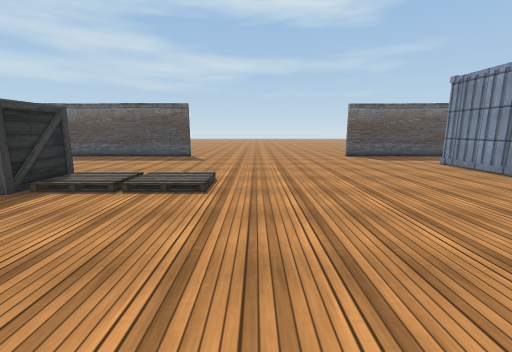
View 1 (above)

20 first-person views from a walk through a Unity game level. The camera is 1.3 m above the floor, tilts 10° down and sees 90° across. The floor is counted in squares, 1 m on a side. Each view is taken from the middle of a square. On the plan, view 1 faces up. The plan holds only what a view shows up to about 13 squares ahead; the rest is blank. The place goes on beyond the plan. The player is left out. Some surface patterns are stand-ins.

View 2
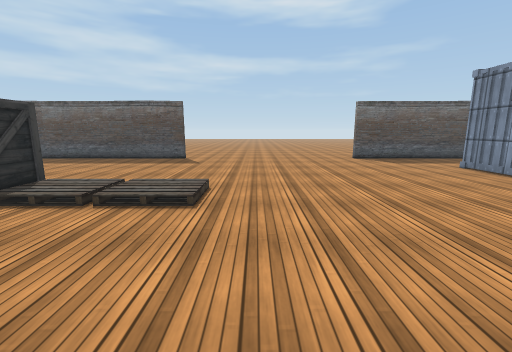

View 3
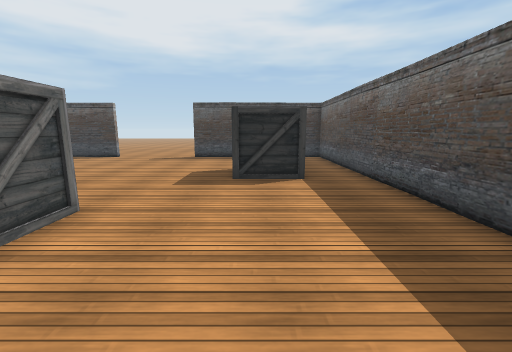

View 4
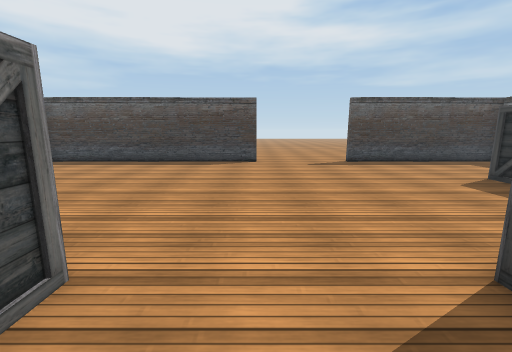

View 5
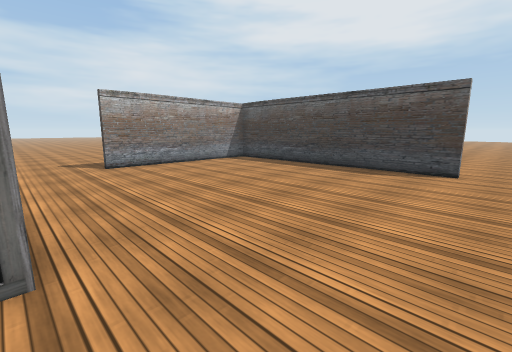

View 6
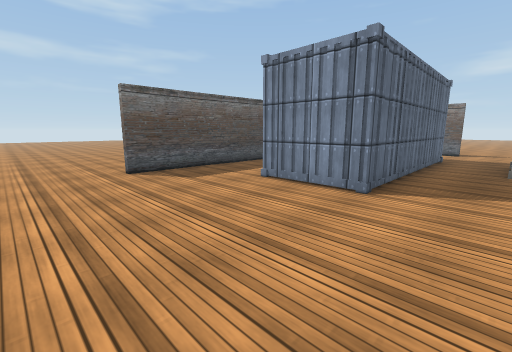

View 7
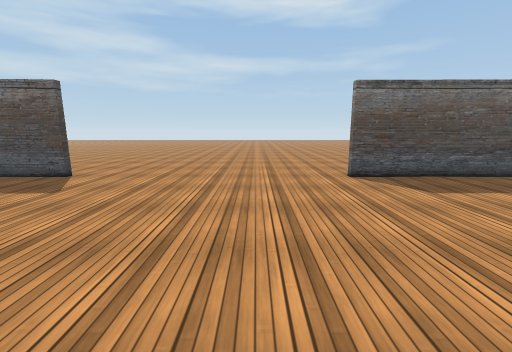

View 8
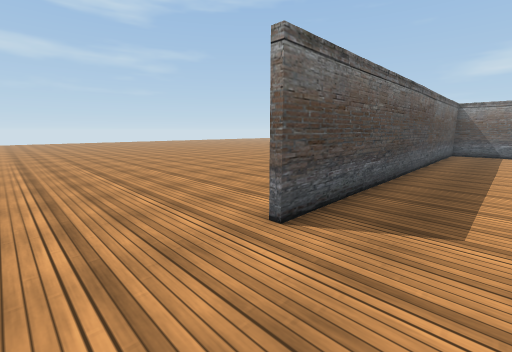

View 9
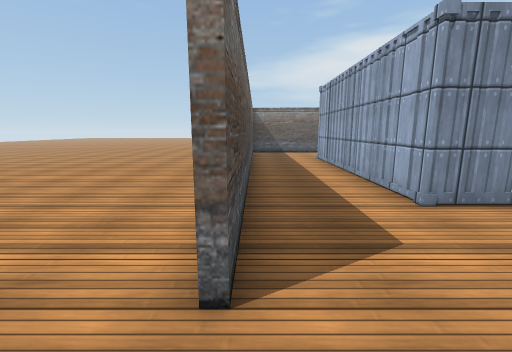

View 10
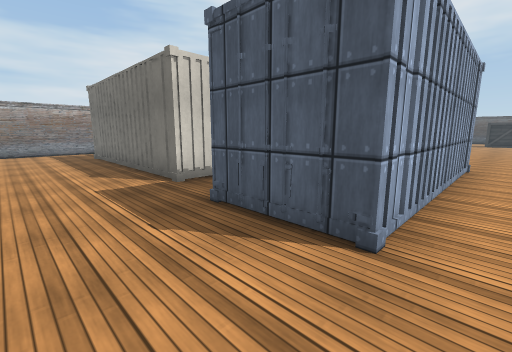

View 11
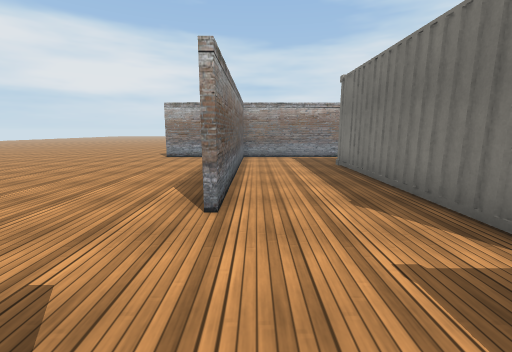

View 12
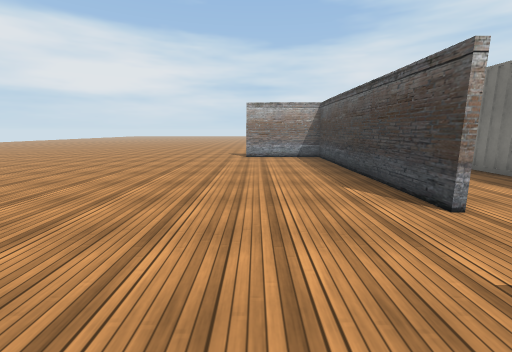

View 13
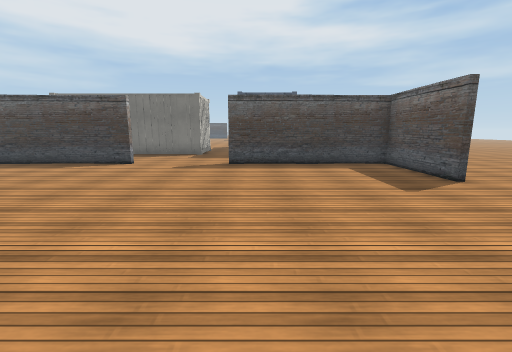

View 14
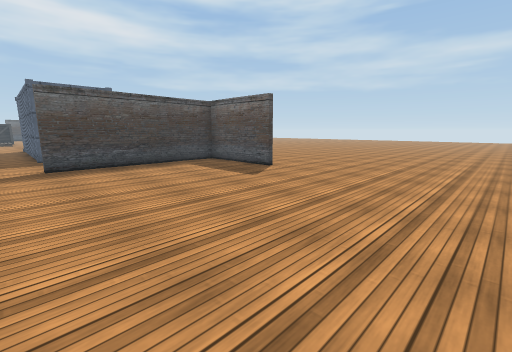

View 15
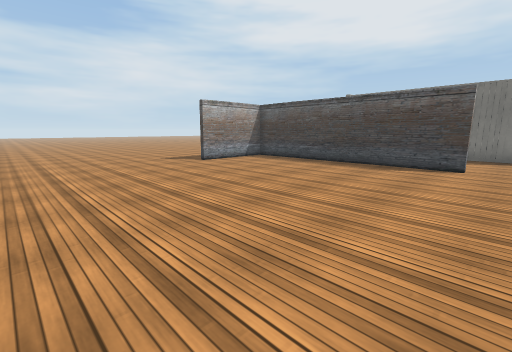

View 16
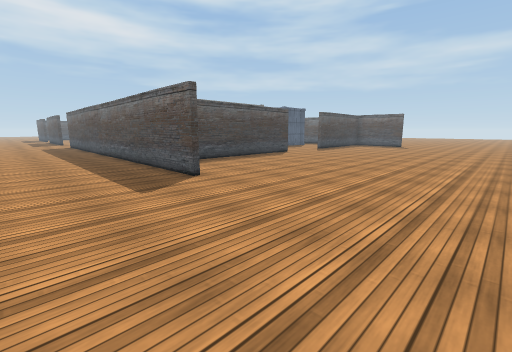

View 17
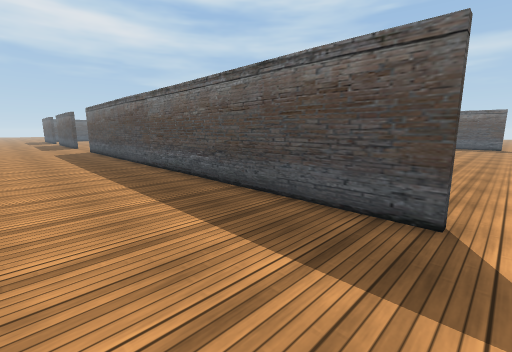

View 18
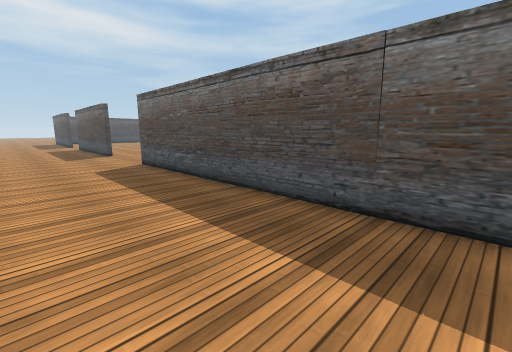

View 19
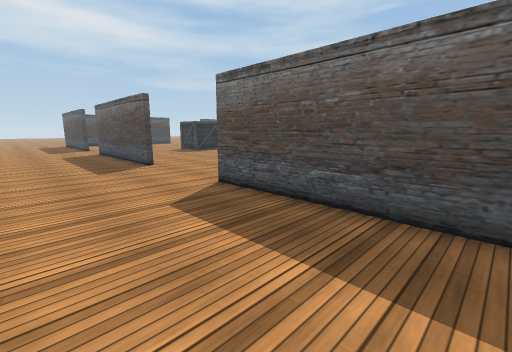

View 20
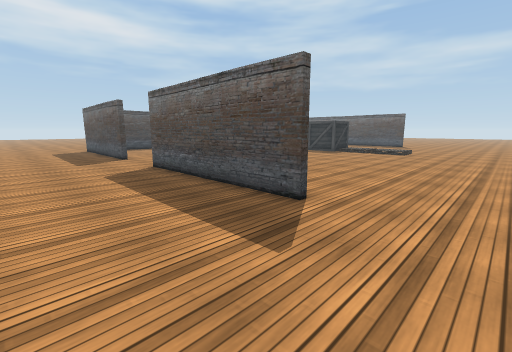

### Floor plan
Key: @ floor where view 1 was taken; # wall or solid block; . floor; / step, stairs or slope; C container; B box; O other object.
Columns run from 21 left of view 1 to 29 right of it. Each row starts with its distance up from view 1.
 16                 ..................        .........
 15                 ..................        .........
 14                  ..............            ........
 13      #############........##################.......
 12      #..................................#..........
 11      #...  B............................#..........
 10      #...  B................C########...#..........
  9      #...BBB................C       #...#..........
  8      #......................C       #...#..........
  7    ..#........BBB////.......C#C#C####...#..........
  6    ...........  B////..............................
  5    ...........B B................  ##..............
  4 ................ .........          #..............
  3 .....#....................          #...#..........
  2      #..........  .......           #...#..........
  1      #........BB  .......           #...#..........
  0      #........    ...@...           #...#..........
 -1      #........    .......           #...#..........
 -2      #.........    ......           #...#..........
 -3      #.........    ......           O...#..........
 -4      #.........    ......           ....#..........
 -5      #.........    .......         .....#..........
 -6      #######...#######....##################.......
 -7          ..........................................
 -8         ...........................................
 -9        ............................................
-10        ............................................

Where each view was taken, in squares from view 1:
view 1: 0 up, 0 right, facing up
view 2: 1 up, 0 right, facing up
view 3: 10 up, 3 left, facing left
view 4: 3 up, 5 left, facing left
view 5: 4 up, 7 left, facing down-left
view 6: 5 up, 2 right, facing up-right
view 7: 6 up, 2 right, facing up
view 8: 11 up, 2 right, facing up-right
view 9: 13 up, 3 right, facing right
view 10: 11 up, 18 right, facing down-left
view 11: 7 up, 18 right, facing down
view 12: 7 up, 22 right, facing down
view 13: 8 up, 29 right, facing left
view 14: 6 up, 29 right, facing up-left
view 15: 4 up, 29 right, facing down-left
view 16: 10 down, 29 right, facing up-left
view 17: 10 down, 23 right, facing up-left
view 18: 10 down, 15 right, facing up-left
view 19: 10 down, 10 right, facing up-left
view 20: 10 down, 3 right, facing up-left
